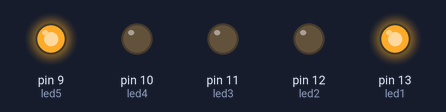
Bench run of a sketch on a simulated Arduino Uno, built with avr-gcc and run on an emulated ATmega328P. On the bench: output pins drawn as LEDs (lit = HIGH).

Above: at 0.5 s.
At 3.5 s:
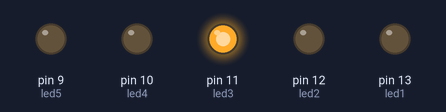
At 5.0 s:
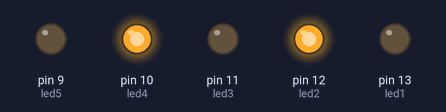
At 8.7 s:
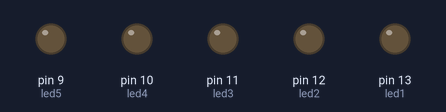
Timing chart, 0 to 9.8 s (numbered marks = the images above):
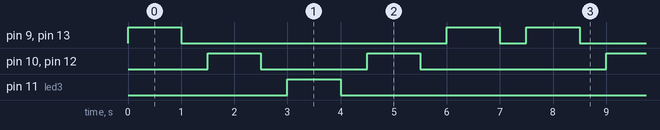

Measured:
- by itself, pin 9 (led5), pin 13 (led1): repeats every 7.5 s: LOW 5.0 s, HIGH 1.0 s, LOW 0.50 s, HIGH 1.0 s
- by itself, pin 10 (led4), pin 12 (led2): repeats every 7.5 s: LOW 2.0 s, HIGH 1.0 s, LOW 3.5 s, HIGH 1.0 s
- by itself, pin 11 (led3): alternates HIGH for 1.0 s and LOW for 6.5 s

The sketch:

_4programaComp1.ino
```cpp
int led1=13,led2=12,led3=11,led4=10,led5=9;
int i=1;

void setup(){
  pinMode(led1,OUTPUT);
  pinMode (led2,OUTPUT);
  pinMode (led3,OUTPUT);
  pinMode (led4,OUTPUT);
  pinMode (led5,OUTPUT);}
void loop(){
  digitalWrite(led1,HIGH);//LOW
  digitalWrite(led5,HIGH);//LOW
  delay(1000);//tempo execução
  digitalWrite(led1,LOW);
  digitalWrite(led5,LOW);//LOW
  delay(500);

  digitalWrite(led2,HIGH);//LOW
  digitalWrite(led4,HIGH);//LOW
  delay(1000);//tempo execução
  digitalWrite(led2,LOW);
  digitalWrite(led4,LOW);//LOW
  delay(500);

  digitalWrite(led3,HIGH);//LOW
  delay(1000);//tempo execução
  digitalWrite(led3,LOW);
  delay(500);

  digitalWrite(led2,HIGH);//LOW
  digitalWrite(led4,HIGH);//LOW
  delay(1000);//tempo execução
  digitalWrite(led2,LOW);
  digitalWrite(led4,LOW);//LOW
  delay(500);

  digitalWrite(led1,HIGH);//LOW
  digitalWrite(led5,HIGH);//LOW
  delay(1000);//tempo execução
  digitalWrite(led1,LOW);
  digitalWrite(led5,LOW);//LOW
  delay(500);
}
```
